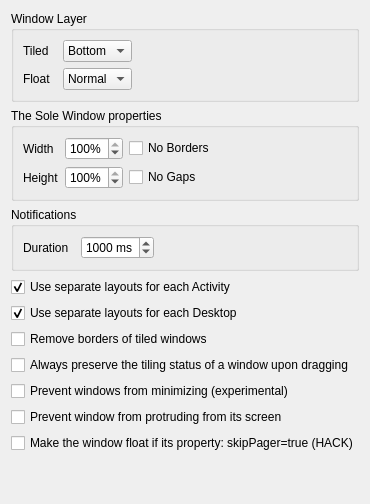
     <widget class="QWidget" name="optionsTab">
      <attribute name="title">
       <string>Options</string>
      </attribute>
      <layout class="QVBoxLayout" name="verticalLayout">
       <item>
        <widget class="QGroupBox" name="GB_windowLayer">
         <property name="title">
          <string>Window Layer</string>
         </property>
         <layout class="QGridLayout" name="gridLayout_9">
          <item row="0" column="0" alignment="Qt::AlignmentFlag::AlignLeft">
           <widget class="QLabel" name="label_13">
            <property name="text">
             <string>Tiled</string>
            </property>
           </widget>
          </item>
          <item row="0" column="1">
           <widget class="QComboBox" name="kcfg_tiledWindowsLayer">
            <item>
             <property name="text">
              <string>Bottom</string>
             </property>
            </item>
            <item>
             <property name="text">
              <string>Normal</string>
             </property>
            </item>
            <item>
             <property name="text">
              <string>Above</string>
             </property>
            </item>
           </widget>
          </item>
          <item row="0" column="2">
           <spacer name="horizontalSpacer_2">
            <property name="orientation">
             <enum>Qt::Orientation::Horizontal</enum>
            </property>
            <property name="sizeHint" stdset="0">
             <size>
              <width>40</width>
              <height>20</height>
             </size>
            </property>
           </spacer>
          </item>
          <item row="1" column="0">
           <widget class="QLabel" name="label_14">
            <property name="text">
             <string>Float  </string>
            </property>
           </widget>
          </item>
          <item row="1" column="1">
           <widget class="QComboBox" name="kcfg_floatedWindowsLayer">
            <property name="currentIndex">
             <number>1</number>
            </property>
            <item>
             <property name="text">
              <string>Bottom</string>
             </property>
            </item>
            <item>
             <property name="text">
              <string>Normal</string>
             </property>
            </item>
            <item>
             <property name="text">
              <string>Above</string>
             </property>
            </item>
           </widget>
          </item>
         </layout>
        </widget>
       </item>
       <item>
        <widget class="QGroupBox" name="groupBox_12">
         <property name="title">
          <string>The Sole Window properties</string>
         </property>
         <layout class="QGridLayout" name="gridLayout_10">
          <item row="1" column="0">
           <widget class="QLabel" name="label_16">
            <property name="text">
             <string>Height</string>
            </property>
           </widget>
          </item>
          <item row="0" column="3">
           <spacer name="horizontalSpacer_3">
            <property name="orientation">
             <enum>Qt::Orientation::Horizontal</enum>
            </property>
            <property name="sizeHint" stdset="0">
             <size>
              <width>40</width>
              <height>20</height>
             </size>
            </property>
           </spacer>
          </item>
          <item row="0" column="1" alignment="Qt::AlignmentFlag::AlignHCenter|Qt::AlignmentFlag::AlignVCenter">
           <widget class="QSpinBox" name="kcfg_soleWindowWidth">
            <property name="suffix">
             <string>%</string>
            </property>
            <property name="minimum">
             <number>1</number>
            </property>
            <property name="maximum">
             <number>100</number>
            </property>
            <property name="value">
             <number>100</number>
            </property>
           </widget>
          </item>
          <item row="0" column="0">
           <widget class="QLabel" name="label_15">
            <property name="text">
             <string>Width </string>
            </property>
           </widget>
          </item>
          <item row="1" column="1">
           <widget class="QSpinBox" name="kcfg_soleWindowHeight">
            <property name="suffix">
             <string>%</string>
            </property>
            <property name="minimum">
             <number>1</number>
            </property>
            <property name="maximum">
             <number>100</number>
            </property>
            <property name="value">
             <number>100</number>
            </property>
           </widget>
          </item>
          <item row="0" column="2">
           <widget class="QCheckBox" name="kcfg_soleWindowNoBorders">
            <property name="text">
             <string>No Borders</string>
            </property>
           </widget>
          </item>
          <item row="1" column="2">
           <widget class="QCheckBox" name="kcfg_soleWindowNoGaps">
            <property name="text">
             <string>No Gaps</string>
            </property>
           </widget>
          </item>
         </layout>
         <zorder>kcfg_soleWindowWidth</zorder>
         <zorder>label_15</zorder>
         <zorder>horizontalSpacer_3</zorder>
         <zorder>label_16</zorder>
         <zorder>kcfg_soleWindowHeight</zorder>
         <zorder>kcfg_soleWindowNoBorders</zorder>
         <zorder>kcfg_soleWindowNoGaps</zorder>
        </widget>
       </item>
       <item>
        <widget class="QGroupBox" name="groupBox_13">
         <property name="title">
          <string>Notifications</string>
         </property>
         <layout class="QGridLayout" name="gridLayout_12">
          <item row="1" column="1">
           <widget class="QSpinBox" name="kcfg_notificationDuration">
            <property name="toolTip">
             <string>&lt;html&gt;&lt;head/&gt;&lt;body&gt;&lt;p&gt;Set the time (in milliseconds) for how long a pop-up notification will remain visible before it automatically disappears. A value of 0 will disable notifications.&lt;/p&gt;&lt;/body&gt;&lt;/html&gt;</string>
            </property>
            <property name="suffix">
             <string> ms</string>
            </property>
            <property name="maximum">
             <number>9999</number>
            </property>
            <property name="singleStep">
             <number>100</number>
            </property>
            <property name="value">
             <number>1000</number>
            </property>
           </widget>
          </item>
          <item row="1" column="0">
           <widget class="QLabel" name="label_18">
            <property name="text">
             <string>Duration  </string>
            </property>
           </widget>
          </item>
          <item row="1" column="2">
           <spacer name="horizontalSpacer_4">
            <property name="orientation">
             <enum>Qt::Orientation::Horizontal</enum>
            </property>
            <property name="sizeHint" stdset="0">
             <size>
              <width>40</width>
              <height>20</height>
             </size>
            </property>
           </spacer>
          </item>
         </layout>
        </widget>
       </item>
       <item>
        <widget class="QCheckBox" name="kcfg_layoutPerActivity">
         <property name="toolTip">
          <string>All tiled windows will have no borders. Borders will be added back if window become float.</string>
         </property>
         <property name="text">
          <string>Use separate layouts for each Activity</string>
         </property>
         <property name="checked">
          <bool>true</bool>
         </property>
        </widget>
       </item>
       <item>
        <widget class="QCheckBox" name="kcfg_layoutPerDesktop">
         <property name="toolTip">
          <string>All tiled windows will have no borders. Borders will be added back if window become float.</string>
         </property>
         <property name="text">
          <string>Use separate layouts for each Desktop</string>
         </property>
         <property name="checked">
          <bool>true</bool>
         </property>
        </widget>
       </item>
       <item>
        <widget class="QCheckBox" name="kcfg_noTileBorder">
         <property name="toolTip">
          <string>All tiled windows will have no borders. Borders will be added back if window become float.</string>
         </property>
         <property name="text">
          <string>Remove borders of tiled windows</string>
         </property>
        </widget>
       </item>
       <item>
        <widget class="QCheckBox" name="kcfg_keepTilingOnDrag">
         <property name="text">
          <string>Always preserve the tiling status of a window upon dragging</string>
         </property>
        </widget>
       </item>
       <item>
        <widget class="QCheckBox" name="kcfg_preventMinimize">
         <property name="text">
          <string>Prevent windows from minimizing (experimental)</string>
         </property>
        </widget>
       </item>
       <item>
        <widget class="QCheckBox" name="kcfg_preventProtrusion">
         <property name="text">
          <string>Prevent window from protruding from its screen</string>
         </property>
        </widget>
       </item>
       <item>
        <widget class="QCheckBox" name="kcfg_floatSkipPagerWindows">
         <property name="toolTip">
          <string>&lt;html&gt;&lt;head/&gt;&lt;body&gt;&lt;p&gt;If enabled, all windows with property skipPager=true become floating. You can create KDE Window Rule and force  skipPager=true.&lt;/p&gt;&lt;/body&gt;&lt;/html&gt;</string>
         </property>
         <property name="text">
          <string>Make the window float if its property: skipPager=true (HACK)</string>
         </property>
        </widget>
       </item>
       <item>
        <spacer name="verticalSpacer_5">
         <property name="orientation">
          <enum>Qt::Orientation::Vertical</enum>
         </property>
         <property name="sizeHint" stdset="0">
          <size>
           <width>20</width>
           <height>40</height>
          </size>
         </property>
        </spacer>
       </item>
      </layout>
     </widget>
